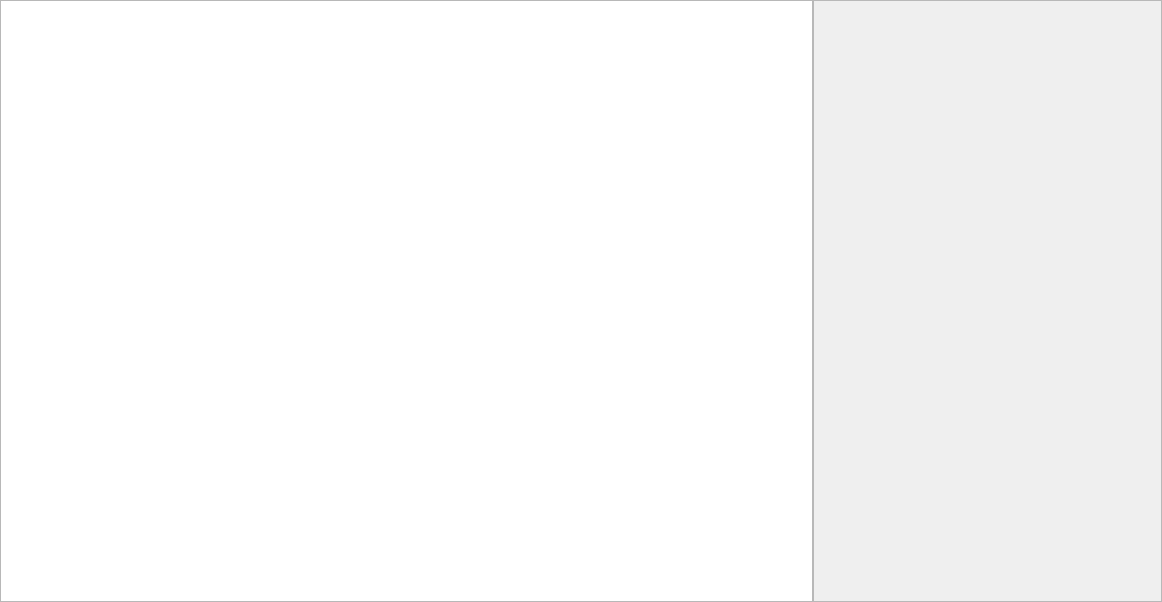
<?xml version="1.0" encoding="UTF-8"?>
<ui version="4.0">
 <class>ShowComment</class>
 <widget class="QWidget" name="ShowComment">
  <property name="geometry">
   <rect>
    <x>0</x>
    <y>0</y>
    <width>1162</width>
    <height>602</height>
   </rect>
  </property>
  <property name="minimumSize">
   <size>
    <width>1162</width>
    <height>602</height>
   </size>
  </property>
  <property name="windowTitle">
   <string>Form</string>
  </property>
  <layout class="QHBoxLayout" name="horizontalLayout" stretch="7,3">
   <property name="spacing">
    <number>0</number>
   </property>
   <property name="leftMargin">
    <number>0</number>
   </property>
   <property name="topMargin">
    <number>0</number>
   </property>
   <property name="rightMargin">
    <number>0</number>
   </property>
   <property name="bottomMargin">
    <number>0</number>
   </property>
   <item>
    <widget class="QTableView" name="tableShowComment"/>
   </item>
   <item>
    <widget class="QFrame" name="frame">
     <property name="frameShape">
      <enum>QFrame::StyledPanel</enum>
     </property>
     <property name="frameShadow">
      <enum>QFrame::Raised</enum>
     </property>
    </widget>
   </item>
  </layout>
 </widget>
 <resources/>
 <connections/>
</ui>
